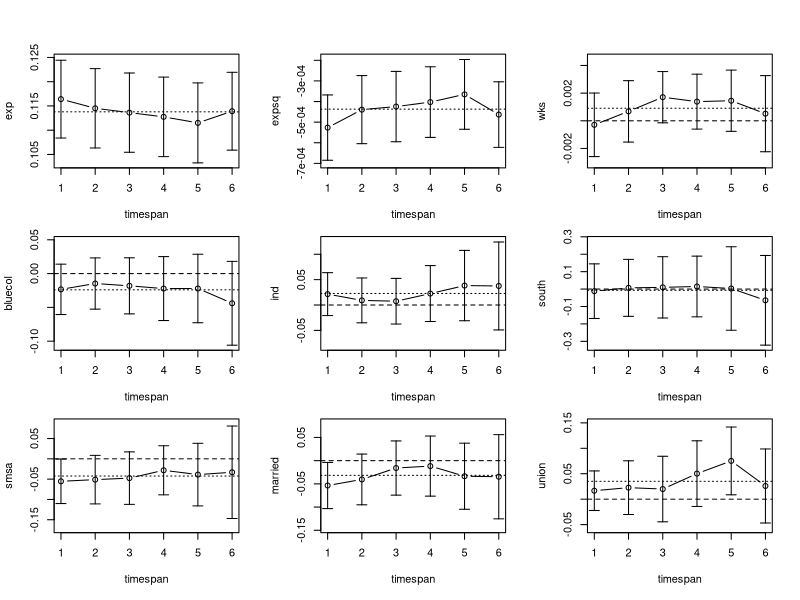

Here is the R script that generated this plot:
library(plm)
library(tidyverse)


data("Wages", package = "plm")

#Wages$bluecol <- ifelse(Wages$bluecol == "no", 0, 1)
#Wages$south <- ifelse(Wages$south == "no", 0, 1)
#Wages$smsa <- ifelse(Wages$smsa == "no", 0, 1)
#Wages$married <- ifelse(Wages$married == "no", 0, 1)
#Wages$sex <- ifelse(Wages$sex == "male", 0, 1)
#Wages$union <- ifelse(Wages$union == "no", 0, 1)
#Wages$black <- ifelse(Wages$black == "no", 0, 1)

wages <- pdata.frame(Wages, index = 595)
wages <- wages %>% mutate(expsq = exp**2)


## Setup ====
diffMatrix <- function (timespan, a) {
  mat <- (-1) * diag(timespan)[ , 1:(timespan - a)]
  dif <- diag(timespan)[ , (1+a):timespan]
  mat + dif
}

panel.set <- wages
indep.var <- quo(lwage)
dep.vars <- 
  #quos(union)
  quos(exp, expsq, wks, bluecol, ind, south, smsa, married, union)
  #quos(exp, expsq, wks, bluecol, ind, south, smsa, married, union, ed, sex, black)
group.index <- quo(id)
time.index <- quo(time)

Tt <- panel.set %>% select(!!time.index) %>% unique() %>% count() %>% as.numeric() # NOTE: How to do levels() with quosures?
n <- panel.set %>% select(!!group.index) %>% unique() %>% count() %>% as.numeric()
panel.set %>% select(!!group.index) %>% unique() %>% length()
k <- length(dep.vars)
B <- diffMatrix(Tt, 1)
R <- kronecker(B, diag(k))


# As in appendix C ======
beta.hat <- rep(NA, times = k * (Tt - 1))
first.term.appC <- matrix(0, nrow = (Tt - 1) * k, ncol = (Tt - 1) * k)
second.term.appC <- matrix(0, nrow = (Tt - 1) * k, ncol = 1)
for (idx in 1:n) {
  x <- wages %>% filter(id == idx) %>% select(!!!dep.vars) %>%  data.matrix()
  stacked.x <- matrix(0, nrow = (Tt - 1) * Tt / 2, ncol = (Tt - 1) * k)
  for (timespan in 1:(Tt - 1)) {
    rowstart <- 1 + ifelse(timespan != 1, sum((Tt - 1):(Tt - timespan + 1)), 0)
    rowend <- rowstart + (Tt - timespan - 1)
    colstart <- 1 + (timespan - 1) * k
    colend <- colstart + 8
    stacked.x[rowstart:rowend, colstart:colend] <- t(diffMatrix(Tt, timespan)) %*% x
  }

  y <- wages %>% filter(id == idx) %>% select(!!indep.var) %>% data.matrix()
  stacked.y <- c()
  for (timespan in 1:(Tt - 1)) {
    stacked.y <- rbind(stacked.y, t(diffMatrix(Tt, timespan)) %*% y)
  }
  
  first.term.appC <- first.term.appC + t(stacked.x) %*% stacked.x
  second.term.appC <- second.term.appC + t(stacked.x) %*% stacked.y
}
beta.hat <- solve((1 / n) * first.term.appC) %*% ((1 / n) * second.term.appC)

# vcov
inner.vcov <- matrix(0, nrow = (Tt - 1) * k, ncol = (Tt - 1) * k)
for (idx in 1:n) {
  x <- wages %>% filter(id == idx) %>% select(!!!dep.vars) %>%  data.matrix()
  stacked.x <- matrix(0, nrow = (Tt - 1) * Tt / 2, ncol = (Tt - 1) * k)
  for (timespan in 1:(Tt - 1)) {
    rowstart <- 1 + ifelse(timespan != 1, sum((Tt - 1):(Tt - timespan + 1)), 0)
    rowend <- rowstart + (Tt - timespan - 1)
    colstart <- 1 + (timespan - 1) * k
    colend <- colstart + 8
    stacked.x[rowstart:rowend, colstart:colend] <- t(diffMatrix(Tt, timespan)) %*% x
  }
  y <- wages %>% filter(id == idx) %>% select(!!indep.var) %>% data.matrix()
  stacked.y <- c()
  for (timespan in 1:(Tt - 1)) {
    stacked.y <- rbind(stacked.y, t(diffMatrix(Tt, timespan)) %*% y)
  }
  
  u.i <- stacked.y - stacked.x %*% beta.hat
  
  inner.vcov <- inner.vcov + t(stacked.x) %*% u.i %*% t(u.i) %*% stacked.x
}
Sigma.hat <- solve((1 / n) * first.term.appC) %*% ((1 / n) * inner.vcov) %*% solve((1 / n) * first.term.appC)

beta.std.err <- sqrt(diag(Sigma.hat) / n)



# plotting
# Keep current graphics settings
oldpar <- par(no.readonly = TRUE)

beta.hat.unstacked <- matrix(nrow = 9, ncol = 6)
beta.std.err.unstacked <- matrix(nrow = 9, ncol = 6)
rownames(beta.hat.unstacked) <- c("exp", "expsq", "wks", "bluecol", "ind", "south", "smsa", "married", "union")
for (idx in 1:6) {
  rs <- 1 + (idx - 1) * 9
  re <- rs + 8
  beta.hat.unstacked[, idx] <- beta.hat[rs:re, ]
  beta.std.err.unstacked[, idx] <- beta.std.err[rs:re]
}

# Plotting ====
{
  par(
    mfrow = c(3, 3),
    mar = c(5.1, 4.1, 0.1, 2.1),
    oma = c(0, 0, 4, 0)
    )
  for (row in 1:9) {
  plot(beta.hat.unstacked[row, ], 
    type = "b", 
    xlab = "timespan",
    ylab = rownames(beta.hat.unstacked)[row],
    ylim = c(
      min(beta.hat.unstacked[row, ]) - abs(max(beta.std.err.unstacked[row, ]) * 2),
      max(beta.hat.unstacked[row, ]) + abs(max(beta.std.err.unstacked[row, ]) * 2)))
  abline(h = mean(beta.hat.unstacked[row, ]), lty = 3)
  abline(h = 0, lty = 2)
  arrows(
    x0 = 1:6, 
    y0 = beta.hat.unstacked[row, ] - 1.96 * beta.std.err.unstacked[row, ],
    x1 = 1:6,
    y1 = beta.hat.unstacked[row, ] + 1.96 * beta.std.err.unstacked[row, ],
    code = 3,
    angle = 90,
    length = 0.05)
  }
  par(oldpar)
}

wald <- n * (t(beta.hat) %*% t(R) %*% MASS::ginv(R %*% Sigma.hat %*% t(R)) %*% R %*% beta.hat)
wald
pchisq(wald, df = Tt - 2)
